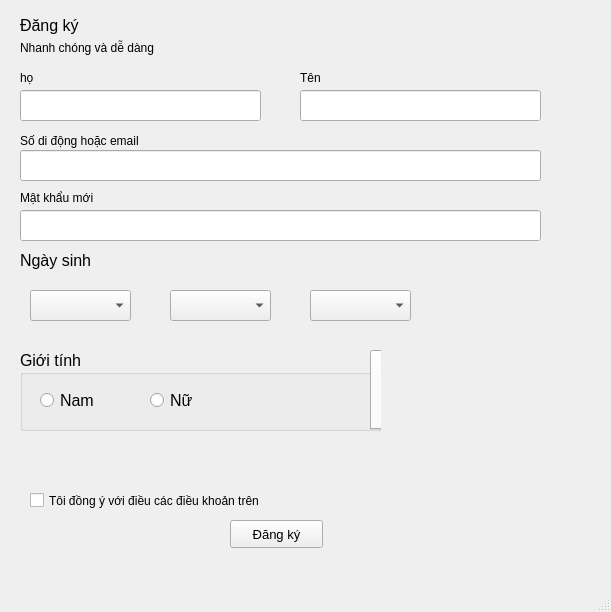
<?xml version="1.0" encoding="UTF-8"?>
<ui version="4.0">
 <class>MainWindow</class>
 <widget class="QMainWindow" name="MainWindow">
  <property name="geometry">
   <rect>
    <x>0</x>
    <y>0</y>
    <width>611</width>
    <height>612</height>
   </rect>
  </property>
  <property name="windowTitle">
   <string>Đăng ký</string>
  </property>
  <widget class="QWidget" name="centralwidget">
   <widget class="QLabel" name="label_4">
    <property name="geometry">
     <rect>
      <x>20</x>
      <y>40</y>
      <width>161</width>
      <height>16</height>
     </rect>
    </property>
    <property name="text">
     <string>Nhanh chóng và dễ dàng</string>
    </property>
   </widget>
   <widget class="QLineEdit" name="txtHo">
    <property name="geometry">
     <rect>
      <x>20</x>
      <y>90</y>
      <width>241</width>
      <height>31</height>
     </rect>
    </property>
    <property name="text">
     <string/>
    </property>
   </widget>
   <widget class="QLineEdit" name="txtTen">
    <property name="geometry">
     <rect>
      <x>300</x>
      <y>90</y>
      <width>241</width>
      <height>31</height>
     </rect>
    </property>
    <property name="text">
     <string/>
    </property>
   </widget>
   <widget class="QLineEdit" name="txtSdt">
    <property name="geometry">
     <rect>
      <x>20</x>
      <y>150</y>
      <width>521</width>
      <height>31</height>
     </rect>
    </property>
    <property name="text">
     <string/>
    </property>
   </widget>
   <widget class="QLineEdit" name="txtMatKhau">
    <property name="geometry">
     <rect>
      <x>20</x>
      <y>210</y>
      <width>521</width>
      <height>31</height>
     </rect>
    </property>
    <property name="text">
     <string/>
    </property>
    <property name="echoMode">
     <enum>QLineEdit::Password</enum>
    </property>
   </widget>
   <widget class="QLabel" name="label">
    <property name="geometry">
     <rect>
      <x>20</x>
      <y>240</y>
      <width>101</width>
      <height>41</height>
     </rect>
    </property>
    <property name="font">
     <font>
      <pointsize>12</pointsize>
     </font>
    </property>
    <property name="text">
     <string>Ngày sinh</string>
    </property>
   </widget>
   <widget class="QLabel" name="label_2">
    <property name="geometry">
     <rect>
      <x>20</x>
      <y>10</y>
      <width>101</width>
      <height>31</height>
     </rect>
    </property>
    <property name="font">
     <font>
      <pointsize>12</pointsize>
     </font>
    </property>
    <property name="text">
     <string>Đăng ký</string>
    </property>
   </widget>
   <widget class="QComboBox" name="cbNgay">
    <property name="geometry">
     <rect>
      <x>30</x>
      <y>290</y>
      <width>101</width>
      <height>31</height>
     </rect>
    </property>
   </widget>
   <widget class="QComboBox" name="cbThang">
    <property name="geometry">
     <rect>
      <x>170</x>
      <y>290</y>
      <width>101</width>
      <height>31</height>
     </rect>
    </property>
   </widget>
   <widget class="QComboBox" name="cbNam">
    <property name="geometry">
     <rect>
      <x>310</x>
      <y>290</y>
      <width>101</width>
      <height>31</height>
     </rect>
    </property>
   </widget>
   <widget class="QLabel" name="label_5">
    <property name="geometry">
     <rect>
      <x>20</x>
      <y>190</y>
      <width>91</width>
      <height>16</height>
     </rect>
    </property>
    <property name="text">
     <string>Mật khẩu mới</string>
    </property>
   </widget>
   <widget class="QLabel" name="label_6">
    <property name="geometry">
     <rect>
      <x>20</x>
      <y>130</y>
      <width>141</width>
      <height>21</height>
     </rect>
    </property>
    <property name="text">
     <string>Số di động hoặc email</string>
    </property>
   </widget>
   <widget class="QLabel" name="label_7">
    <property name="geometry">
     <rect>
      <x>20</x>
      <y>70</y>
      <width>55</width>
      <height>16</height>
     </rect>
    </property>
    <property name="text">
     <string>họ</string>
    </property>
   </widget>
   <widget class="QLabel" name="label_8">
    <property name="geometry">
     <rect>
      <x>300</x>
      <y>70</y>
      <width>55</width>
      <height>16</height>
     </rect>
    </property>
    <property name="text">
     <string>Tên</string>
    </property>
   </widget>
   <widget class="QGroupBox" name="groupGioiTinh">
    <property name="geometry">
     <rect>
      <x>20</x>
      <y>350</y>
      <width>361</width>
      <height>81</height>
     </rect>
    </property>
    <property name="font">
     <font>
      <pointsize>12</pointsize>
     </font>
    </property>
    <property name="title">
     <string>Giới tính</string>
    </property>
    <widget class="QRadioButton" name="rbNam">
     <property name="geometry">
      <rect>
       <x>20</x>
       <y>40</y>
       <width>95</width>
       <height>20</height>
      </rect>
     </property>
     <property name="text">
      <string>Nam</string>
     </property>
    </widget>
    <widget class="QRadioButton" name="rbNu">
     <property name="geometry">
      <rect>
       <x>130</x>
       <y>40</y>
       <width>95</width>
       <height>20</height>
      </rect>
     </property>
     <property name="text">
      <string>Nữ</string>
     </property>
    </widget>
    <widget class="QTabWidget" name="tabWidget">
     <property name="geometry">
      <rect>
       <x>350</x>
       <y>0</y>
       <width>135</width>
       <height>80</height>
      </rect>
     </property>
     <widget class="QWidget" name="tab">
      <attribute name="title">
       <string>Tab 1</string>
      </attribute>
     </widget>
     <widget class="QWidget" name="tab_2">
      <attribute name="title">
       <string>Tab 2</string>
      </attribute>
     </widget>
    </widget>
   </widget>
   <widget class="QCheckBox" name="chkDongY">
    <property name="geometry">
     <rect>
      <x>30</x>
      <y>480</y>
      <width>261</width>
      <height>41</height>
     </rect>
    </property>
    <property name="text">
     <string>Tôi đồng ý với điều các điều khoản trên</string>
    </property>
   </widget>
   <widget class="QPushButton" name="btnDangKy">
    <property name="geometry">
     <rect>
      <x>230</x>
      <y>520</y>
      <width>93</width>
      <height>28</height>
     </rect>
    </property>
    <property name="font">
     <font>
      <pointsize>10</pointsize>
     </font>
    </property>
    <property name="text">
     <string>Đăng ký</string>
    </property>
   </widget>
  </widget>
  <widget class="QMenuBar" name="menubar">
   <property name="geometry">
    <rect>
     <x>0</x>
     <y>0</y>
     <width>611</width>
     <height>26</height>
    </rect>
   </property>
  </widget>
  <widget class="QStatusBar" name="statusbar"/>
 </widget>
 <resources/>
 <connections/>
</ui>
